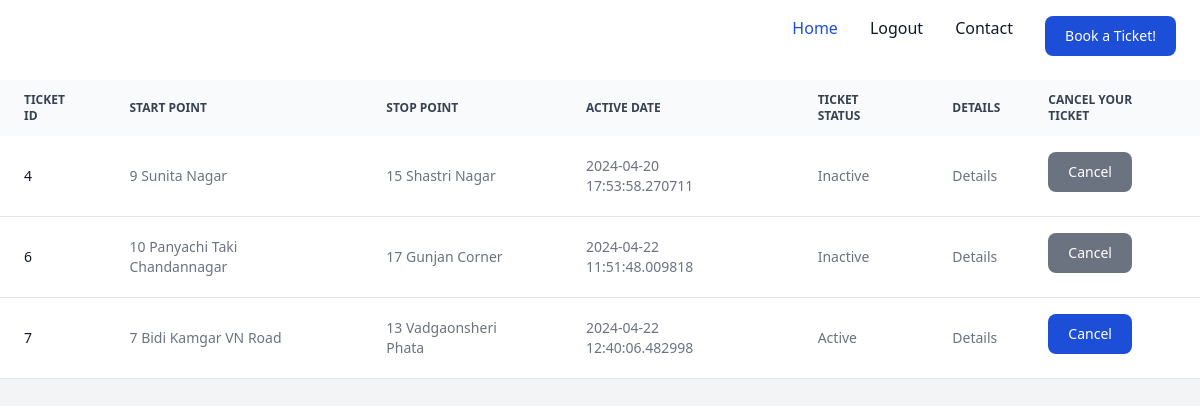
The page /user_dashboard (signed in) on the database its author committed.
### models.py (models this page shows, shortened)
class Ticket(db.Model):
    id = db.Column(db.Integer, primary_key=True)
    start_point = db.Column(db.String(100), nullable=False)
    stop_point = db.Column(db.String(100), nullable=False)
    active_date = db.Column(db.DateTime, nullable=False, default=datetime.utcnow)
    isActive = db.Column(db.Boolean, default=True)
    user_id = db.Column(db.Integer, db.ForeignKey('user.id'), nullable=False)

### app.py (the view)
@app.route('/user_dashboard')
def user_dashboard():
    if 'user_id' not in session:
        flash('You need to login first', 'danger')
        return redirect(url_for('login'))
    user = User.query.get(session['user_id'])
    if user:
        tickets = user.tickets
        return render_template('user_dashboard.html', title='User Dashboard', tickets=tickets, user_username=user.username)
    else:
        flash('User not found', 'danger')
        return redirect(url_for('login'))

### templates/user_dashboard.html (shortened to what this page needs)
<!DOCTYPE html>
<html lang="en">
<head>
    <link rel="stylesheet" href="{{url_for('static',filename='dist/css/output.css')}}">
</head>
<body class = "bg-gray-100 dark:bg-gray-800">
    <nav class="bg-white border-gray-200 dark:bg-gray-900">
        <div class="max-w-screen-xl flex flex-wrap items-center justify-between mx-auto p-4">
          <a class="font-mono text-white" href="{{url_for('index')}}">TicketEase</a>
          <p class = "font-mono text-white block py-2 px-3">Welcome, {{user_username}}</p>
          <div class="hidden w-full md:block md:w-auto" id="navbar-default">
            <ul class="font-medium flex flex-col p-4 md:p-0 mt-4 border border-gray-100 rounded-lg bg-gray-50 md:flex-row md:space-x-8 rtl:space-x-reverse md:mt-0 md:border-0 md:bg-white dark:bg-gray-800 md:dark:bg-gray-900 dark:border-gray-700">
              <li>
                <a href="{{url_for('index')}}" class="block py-2 px-3 text-white bg-blue-700 rounded md:bg-transparent md:text-blue-700 md:p-0 dark:text-white md:dark:text-blue-500" aria-current="page">Home</a>
              </li>
              <li>
                <a href="{{url_for('logout')}}" class="block py-2 px-3 text-gray-900 rounded hover:bg-gray-100 md:hover:bg-transparent md:border-0 md:hover:text-blue-700 md:p-0 dark:text-white md:dark:hover:text-blue-500 dark:hover:bg-gray-700 dark:hover:text-white md:dark:hover:bg-transparent">Logout</a>
              </li>
              <li>
                <a href="{{url_for('contact_us')}}" class="block py-2 px-3 text-gray-900 rounded hover:bg-gray-100 md:hover:bg-transparent md:border-0 md:hover:text-blue-700 md:p-0 dark:text-white md:dark:hover:text-blue-500 dark:hover:bg-gray-700 dark:hover:text-white md:dark:hover:bg-transparent">Contact</a>
              </li>
              <li>
                <a href="{{url_for('book_ticket')}}" class="block py-2 px-3 text-gray-900 rounded hover:bg-gray-100 md:hover:bg-transparent md:border-0 md:hover:text-blue-700 md:p-0 dark:text-white md:dark:hover:text-blue-500 dark:hover:bg-gray-700 dark:hover:text-white md:dark:hover:bg-transparent">
                    <button type="button" class="text-white bg-blue-700 hover:bg-blue-800 focus:ring-4 focus:ring-blue-300 font-medium rounded-lg text-sm px-5 py-2.5 me-2 mb-2 dark:bg-blue-600 dark:hover:bg-blue-700 focus:outline-none dark:focus:ring-blue-800">Book a Ticket!</button>
                </a>
              </li>
            </ul>
          </div>
        </div>
      </nav>
      <div class="mx-auto">
        <div class="relative overflow-x-auto overflow-y-auto">
            <table class="w-full text-sm text-left rtl:text-right text-gray-500 dark:text-gray-400">
                <thead class="text-xs text-gray-700 uppercase bg-gray-50 dark:bg-gray-700 dark:text-gray-400">
                    <tr>
                        <th scope="col" class="px-6 py-3">
                            Ticket ID
                        </th>
                        <th scope="col" class="px-6 py-3">
                            Start Point
                        </th>
                        <th scope="col" class="px-6 py-3">
                            Stop Point
                        </th>
                        <th scope="col" class="px-6 py-3">
                            Active Date
                        </th>
                        <th scope="col" class="px-6 py-3">
                            Ticket Status
                        </th>
                        <th scope="col" class="px-6 py-3">
                            Details
                        </th>
                        <th scope="col" class="px-6 py-3">
                            Cancel your ticket
                        </th>
                    </tr>
                </thead>
                <tbody>
                    {% for ticket in tickets %}
                    <tr class="bg-white border-b dark:bg-gray-800 dark:border-gray-700">
                        <th scope="row" class="px-6 py-4 font-medium text-gray-900 whitespace-nowrap dark:text-white">
                            {{ ticket.id }}
                        </th>
                        <td class="px-6 py-4">
                            {{ ticket.start_point }}
                        </td>
                        <td class="px-6 py-4">
                            {{ ticket.stop_point }}
                        </td>
                        <td class="px-6 py-4">
                            {{ ticket.active_date }}
                        </td>
                        <td class="px-6 py-4">
                            {% if ticket.isActive %}
                                Active
                            {% else %}
                                Inactive
                            {% endif %}
                        </td>
                        <td class="px-6 py-4">
                            <a href="{{ url_for('ticket_details', ticket_id=ticket.id) }}">Details</a>
                        </td>
                        <td class="px-6 py-4">
                            {% if ticket.isActive %}
                                <form action="{{ url_for('cancel_ticket', ticket_id=ticket.id) }}" method="post">
                                    <button type="submit" class="text-white bg-blue-700 hover:bg-blue-800 focus:ring-4 focus:ring-blue-300 font-medium rounded-lg text-sm px-5 py-2.5 me-2 mb-2 dark:bg-blue-600 dark:hover:bg-blue-700 focus:outline-none dark:focus:ring-blue-800">Cancel</button>
                                </form>
                            {% else %}
                                <button type="button" class="cursor-not-allowed text-white bg-gray-500 hover:bg-gray-700 focus:ring-4 focus:ring-gray-300 font-medium rounded-lg text-sm px-5 py-2.5 me-2 mb-2 dark:bg-gray-600 dark:hover:bg-gray-700 focus:outline-none dark:focus:ring-gray-800">Cancel</button>
                            {% endif %}
                        </td>
                    </tr>
                    {% endfor %}
                </tbody>
            </table>
        </div>
    </div>
</body>
</html>

### rows shown on the page
Ticket: id "4", start_point "9 Sunita Nagar", stop_point "15 Shastri Nagar", active_date "2024-04-20 17:53:58.270711", isActive "Inactive"
Ticket: id "6", start_point "10 Panyachi Taki Chandannagar", stop_point "17 Gunjan Corner", active_date "2024-04-22 11:51:48.009818", isActive "Inactive"
Ticket: id "7", start_point "7 Bidi Kamgar VN Road", stop_point "13 Vadgaonsheri Phata", active_date "2024-04-22 12:40:06.482998", isActive "Active"
